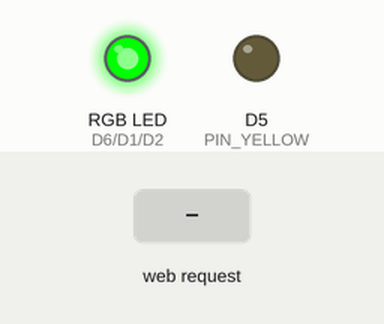
The sketch below on a simulated ESP8266 (NodeMCU). Shown: an RGB LED mixed from three pins (HIGH = lit), output pins drawn as LEDs (lit = HIGH). The test bench sets the inputs (shaded band). WiFi joins after 1.5 s; servers stay silent unless stated; what the sketch prints to the serial monitor is not drawn.

Above: at 2.8 s.
2.9 s: HTTP request GET /set?led=red received
At 3.9 s:
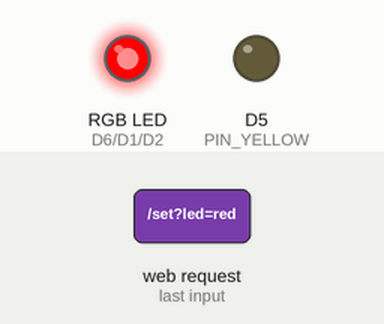
4.4 s: HTTP request GET /set?led=yellow received
At 5.1 s:
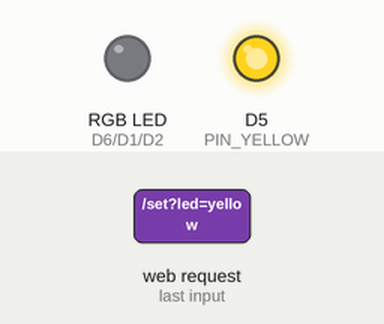
5.9 s: HTTP request GET /set?led=blue received
At 6.2 s:
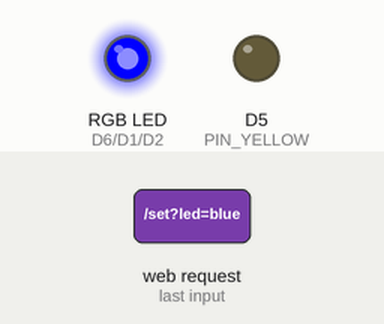
7.4 s: HTTP request GET /set?led=green received
At 8.5 s:
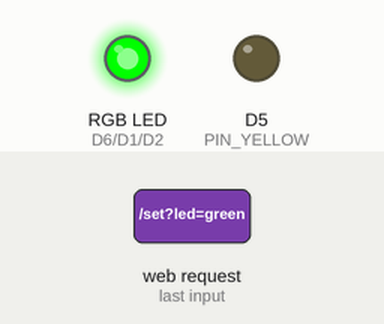
8.9 s: HTTP request GET /set?color=red received
At 9.7 s:
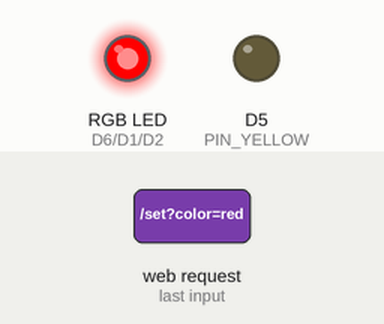
Timing chart, 0 to 11.4 s (numbered marks = the images above; inputs shaded):
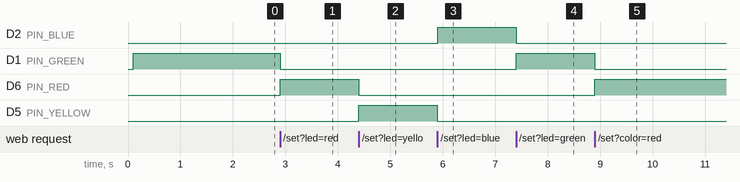

Measured:
- after the input at 2.9 s, D1 (PIN_GREEN): HIGH → LOW at once; D6 (PIN_RED): LOW → HIGH at once
- after the input at 4.4 s, D6 (PIN_RED): HIGH → LOW at once; D5 (PIN_YELLOW): LOW → HIGH at once
- after the input at 5.9 s, D2 (PIN_BLUE): LOW → HIGH at once; D5 (PIN_YELLOW): HIGH → LOW at once
- after the input at 7.4 s, D2 (PIN_BLUE): HIGH → LOW at once; D1 (PIN_GREEN): LOW → HIGH at once
- after the input at 8.9 s, D1 (PIN_GREEN): HIGH → LOW at once; D6 (PIN_RED): LOW → HIGH at once

The sketch:

sketch.ino
```cpp
#include <Arduino.h>
#include "config.h"
#include "led_controller.h"
#include "wifi_manager.h"
#include "web_server.h"

void setup() {
  Serial.begin(115200);
  delay(100);
  Serial.println("\n--- Meet Tally Starting ---");

  initLeds();
  initWiFi();
  initWebServer();
}

void loop() {
  updateMDNS();
  handleWebServerClient();
}
```

index_html.h
```cpp
#pragma once
#include <Arduino.h>

const char INDEX_HTML[] PROGMEM = R"rawliteral(
<!DOCTYPE html>
<html lang="en">
<head>
  <meta charset="UTF-8">
  <meta name="viewport" content="width=device-width, initial-scale=1.0">
  <title>Meet Tally</title>
  <style>
    :root {
      --bg: #0f172a;
      --card-bg: rgba(30, 41, 59, 0.85);
      --card-border: rgba(255, 255, 255, 0.1);
      --text: #f8fafc;
      --text-muted: #94a3b8;
      --red-color: #ef4444;
      --red-glow: rgba(239, 68, 68, 0.45);
      --yellow-color: #f59e0b;
      --yellow-glow: rgba(245, 158, 11, 0.45);
      --blue-color: #3b82f6;
      --blue-glow: rgba(59, 130, 246, 0.45);
      --green-color: #22c55e;
      --green-glow: rgba(34, 197, 94, 0.45);
    }

    * {
      box-sizing: border-box;
      margin: 0;
      padding: 0;
      font-family: -apple-system, BlinkMacSystemFont, "Segoe UI", Roboto, Oxygen, Ubuntu, Cantarell, sans-serif;
      user-select: none;
      -webkit-tap-highlight-color: transparent;
    }

    body {
      background: radial-gradient(circle at 50% 10%, #1e293b, var(--bg));
      color: var(--text);
      min-height: 100vh;
      display: flex;
      flex-direction: column;
      align-items: center;
      justify-content: center;
      padding: 20px;
    }

    .container {
      width: 100%;
      max-width: 480px;
      background: var(--card-bg);
      backdrop-filter: blur(16px);
      -webkit-backdrop-filter: blur(16px);
      border: 1px solid var(--card-border);
      border-radius: 24px;
      padding: 36px 24px;
      box-shadow: 0 25px 50px -12px rgba(0, 0, 0, 0.6);
      text-align: center;
    }

    .header {
      margin-bottom: 26px;
    }

    .header h1 {
      font-size: 1.6rem;
      font-weight: 700;
      letter-spacing: -0.5px;
      margin-bottom: 6px;
    }

    .header p {
      font-size: 0.9rem;
      color: var(--text-muted);
    }

    .status-dock {
      background: rgba(30, 41, 59, 0.5);
      border: 1.5px solid #475569;
      border-radius: 44px;
      padding: 14px 18px;
      display: inline-flex;
      flex-direction: row;
      align-items: center;
      justify-content: center;
      gap: 14px;
      box-shadow: 0 6px 20px rgba(0, 0, 0, 0.25);
    }

    .led-bulb {
      width: 58px;
      height: 58px;
      border-radius: 50%;
      background: #1e293b;
      border: 3px solid #334155;
      transition: all 0.3s cubic-bezier(0.4, 0, 0.2, 1);
      position: relative;
      cursor: default;
    }

    .led-bulb::after {
      content: '';
      position: absolute;
      top: 15%;
      left: 20%;
      width: 25%;
      height: 25%;
      background: rgba(255, 255, 255, 0.25);
      border-radius: 50%;
    }

    .led-bulb.red.active {
      background: var(--red-color);
      box-shadow: 0 0 30px var(--red-color), 0 0 60px var(--red-glow);
    }

    .led-bulb.yellow.active {
      background: var(--yellow-color);
      box-shadow: 0 0 30px var(--yellow-color), 0 0 60px var(--yellow-glow);
    }

    .led-bulb.blue.active {
      background: var(--blue-color);
      box-shadow: 0 0 30px var(--blue-color), 0 0 60px var(--blue-glow);
    }

    .led-bulb.green.active {
      background: var(--green-color);
      box-shadow: 0 0 30px var(--green-color), 0 0 60px var(--green-glow);
    }

    .footer {
      margin-top: 26px;
      font-size: 0.75rem;
      color: #64748b;
    }

    .footer a {
      color: #94a3b8;
      text-decoration: none;
      transition: color 0.2s ease;
    }

    .footer a:hover {
      color: #38bdf8;
      text-decoration: underline;
    }
  </style>
</head>
<body>
  <div class="container">
    <div class="header">
      <h1>Meet Tally</h1>
      <p>Status Indicator</p>
    </div>

    <div class="status-dock">
      <div id="bulb-red" class="led-bulb red" title="Red (Camera Active)"></div>
      <div id="bulb-yellow" class="led-bulb yellow" title="Yellow (Microphone Active)"></div>
      <div id="bulb-blue" class="led-bulb blue" title="Blue (In Meeting)"></div>
      <div id="bulb-green" class="led-bulb green" title="Green (Idle)"></div>
    </div>

    <div class="footer">
      GitHub: <a href="https://github.com/itskdhere/meet-tally" target="_blank" rel="noopener noreferrer">itskdhere/meet-tally</a>
    </div>
  </div>

  <script>
    function updateUI(state) {
      const isRed = state === 'red' || state === 'live';
      const isYellow = state === 'yellow' || state === 'live';
      const isBlue = state === 'blue';
      const isGreen = state === 'green';

      document.getElementById('bulb-red').classList.toggle('active', isRed);
      document.getElementById('bulb-yellow').classList.toggle('active', isYellow);
      document.getElementById('bulb-blue').classList.toggle('active', isBlue);
      document.getElementById('bulb-green').classList.toggle('active', isGreen);
    }

    async function fetchStatus() {
      try {
        const response = await fetch('/status');
        if (response.ok) {
          const data = await response.json();
          updateUI(data.active);
        }
      } catch (e) {
        console.log("Waiting for ESP8266 response...");
      }
    }

    window.addEventListener('DOMContentLoaded', () => {
      fetchStatus();
      setInterval(fetchStatus, 1000);
    });
  </script>
</body>
</html>
)rawliteral";
```

led_controller.cpp
```cpp
#include "led_controller.h"
#include "config.h"

static LedState currentState = STATE_OFF;

void initLeds() {
  pinMode(PIN_RED, OUTPUT);
  pinMode(PIN_YELLOW, OUTPUT);
  pinMode(PIN_BLUE, OUTPUT);
  pinMode(PIN_GREEN, OUTPUT);
  applyLedState(STATE_GREEN);
}

void applyLedState(LedState state) {
  currentState = state;

  bool redOn = (state == STATE_RED || state == STATE_LIVE);
  bool yellowOn = (state == STATE_YELLOW || state == STATE_LIVE);
  bool blueOn = (state == STATE_BLUE);
  bool greenOn = (state == STATE_GREEN);

  uint8_t onLevel = LED_ACTIVE_HIGH ? HIGH : LOW;
  uint8_t offLevel = LED_ACTIVE_HIGH ? LOW : HIGH;

  digitalWrite(PIN_RED, redOn ? onLevel : offLevel);
  digitalWrite(PIN_YELLOW, yellowOn ? onLevel : offLevel);
  digitalWrite(PIN_BLUE, blueOn ? onLevel : offLevel);
  digitalWrite(PIN_GREEN, greenOn ? onLevel : offLevel);
}

LedState getCurrentState() {
  return currentState;
}

String getStateString() {
  switch (currentState) {
    case STATE_RED: return "red";
    case STATE_YELLOW: return "yellow";
    case STATE_BLUE: return "blue";
    case STATE_GREEN: return "green";
    case STATE_LIVE: return "live";
    default: return "off";
  }
}
```

led_controller.h
```cpp
#pragma once
#include <Arduino.h>

enum LedState {
  STATE_OFF,
  STATE_RED,
  STATE_YELLOW,
  STATE_BLUE,
  STATE_GREEN,
  STATE_LIVE
};

void initLeds();

void applyLedState(LedState state);

LedState getCurrentState();

String getStateString();
```

web_server.cpp
```cpp
#include "web_server.h"
#include "config.h"
#include "led_controller.h"
#include "index_html.h"
#include <ESP8266WebServer.h>
#include <ESP8266WiFi.h>

static ESP8266WebServer server(SERVER_PORT);

static void sendCORS() {
  server.sendHeader("Access-Control-Allow-Origin", "*");
  server.sendHeader("Access-Control-Allow-Methods", "GET, POST, OPTIONS");
  server.sendHeader("Access-Control-Allow-Headers", "*");
}

static void handleOptions() {
  sendCORS();
  server.send(204);
}

static void handleRoot() {
  server.send_P(200, "text/html", INDEX_HTML);
}

static void handleSet() {
  sendCORS();
  String led = "";
  if (server.hasArg("led")) {
    led = server.arg("led");
  } else if (server.hasArg("color")) {
    led = server.arg("color");
  }

  if (led.length() > 0) {
    led.toLowerCase();
    if (led == "red") applyLedState(STATE_RED);
    else if (led == "yellow") applyLedState(STATE_YELLOW);
    else if (led == "blue") applyLedState(STATE_BLUE);
    else if (led == "green") applyLedState(STATE_GREEN);
    else if (led == "live") applyLedState(STATE_LIVE);
    else if (led == "off") applyLedState(STATE_OFF);
  }

  LedState state = getCurrentState();
  String json = "{\"success\":true,\"active\":\"" + getStateString() + "\","
                + "\"red\":" + (state == STATE_RED || state == STATE_LIVE ? "true" : "false") + ","
                + "\"yellow\":" + (state == STATE_YELLOW || state == STATE_LIVE ? "true" : "false") + ","
                + "\"blue\":" + (state == STATE_BLUE ? "true" : "false") + ","
                + "\"green\":" + (state == STATE_GREEN ? "true" : "false") + "}";
  server.send(200, "application/json", json);
}

static void handleStatus() {
  sendCORS();

  LedState state = getCurrentState();
  String json = "{\"active\":\"" + getStateString() + "\","
                + "\"red\":" + (state == STATE_RED || state == STATE_LIVE ? "true" : "false") + ","
                + "\"yellow\":" + (state == STATE_YELLOW || state == STATE_LIVE ? "true" : "false") + ","
                + "\"blue\":" + (state == STATE_BLUE ? "true" : "false") + ","
                + "\"green\":" + (state == STATE_GREEN ? "true" : "false") + ","
                + "\"ip\":\"" + WiFi.localIP().toString() + "\","
                + "\"uptimeSeconds\":" + String(millis() / 1000) + "}";
  server.send(200, "application/json", json);
}

static void handleApiState() {
  handleStatus();
}

static void handleNotFound() {
  sendCORS();
  server.send(404, "text/plain", "404: Not Found");
}

void initWebServer() {
  server.on("/", HTTP_GET, handleRoot);
  server.on("/set", HTTP_GET, handleSet);
  server.on("/set", HTTP_OPTIONS, handleOptions);
  server.on("/status", HTTP_GET, handleStatus);
  server.on("/status", HTTP_OPTIONS, handleOptions);
  server.on("/api/state", HTTP_GET, handleApiState);
  server.on("/api/state", HTTP_OPTIONS, handleOptions);
  server.onNotFound(handleNotFound);

  server.begin();
  Serial.println("HTTP server started. Ready for requests.");
}

void handleWebServerClient() {
  server.handleClient();
}
```

web_server.h
```cpp
#pragma once
#include <Arduino.h>

void initWebServer();
void handleWebServerClient();
```

wifi_manager.cpp
```cpp
#include "wifi_manager.h"
#include "config.h"
#include <ESP8266WiFi.h>
#include <ESP8266mDNS.h>

void initWiFi() {
  Serial.print("Connecting to Wi-Fi: ");
  Serial.println(WIFI_SSID);
  WiFi.mode(WIFI_STA);
  WiFi.begin(WIFI_SSID, WIFI_PASSWORD);

  int attempts = 0;
  while (WiFi.status() != WL_CONNECTED && attempts < 30) {
    delay(500);
    Serial.print(".");
    attempts++;
  }
  Serial.println();

  if (WiFi.status() == WL_CONNECTED) {
    Serial.println("Wi-Fi connected successfully!");
    Serial.print("IP Address: http://");
    Serial.println(WiFi.localIP());

    if (MDNS.begin(HOSTNAME)) {
      Serial.print("mDNS responder started: http://");
      Serial.print(HOSTNAME);
      Serial.println(".local");
    }
  } else {
    Serial.println("Wi-Fi Connection Failed. Launching SoftAP mode...");
    WiFi.mode(WIFI_AP);
    WiFi.softAP("Meet Tally", "0123456789");
    Serial.print("AP IP Address: http://");
    Serial.println(WiFi.softAPIP());
  }
}

void updateMDNS() {
  MDNS.update();
}
```

wifi_manager.h
```cpp
#pragma once
#include <Arduino.h>

void initWiFi();
void updateMDNS();
```

config.h
```cpp
#pragma once
#include <Arduino.h>

// Wi-Fi (2.4 GHz) Configuration:
constexpr char WIFI_SSID[] = "YOUR_WIFI_SSID";
constexpr char WIFI_PASSWORD[] = "YOUR_WIFI_PASSWORD";

// Custom mDNS Hostname Configuration:
constexpr char HOSTNAME[] = "meet-tally";  // Accessible at http://meet-tally.local

// Hardware Pin Definitions:
#ifndef D1
#define D1 5   // D1 (GPIO5)
#define D2 4   // D2 (GPIO4)
#define D5 14  // D5 (GPIO14)
#define D6 12  // D6 (GPIO12)
#endif

constexpr uint8_t PIN_RED = D6;     // Red LED Pin: D6 (GPIO12) - Camera Only / Live
constexpr uint8_t PIN_YELLOW = D5;  // Yellow LED Pin: D5 (GPIO14) - Microphone Only / Live
constexpr uint8_t PIN_BLUE = D2;    // Blue LED Pin: D2 (GPIO4) - In Meeting (Idle)
constexpr uint8_t PIN_GREEN = D1;   // Green LED Pin: D1 (GPIO5) - Not in Meeting

// LED Logic:
// true = Active HIGH (Common Cathode)
// false = Active LOW (Common Anode / Relays)
constexpr bool LED_ACTIVE_HIGH = true;


// Web Server HTTP Port:
constexpr uint16_t SERVER_PORT = 80;
```
